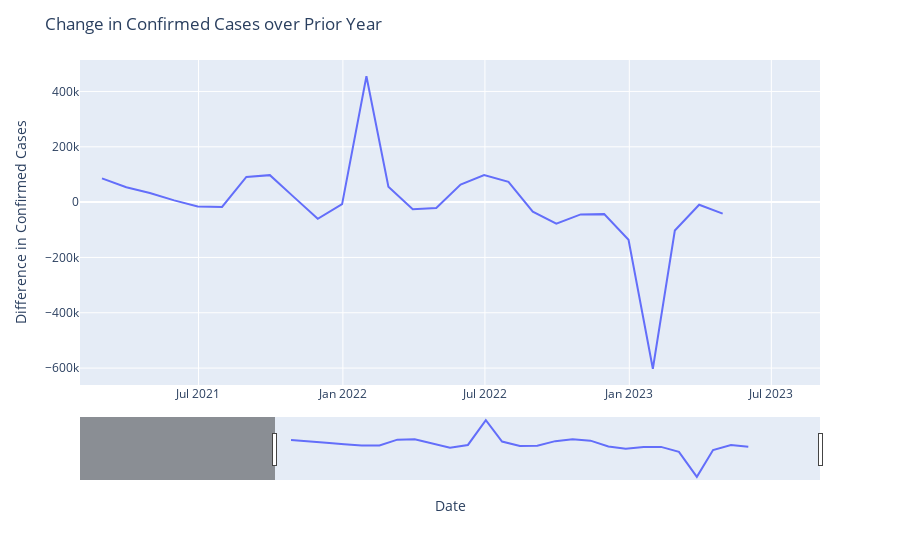

Here is the notebook cell this chart was saved with:
### Code cell
# Creating the seasonal difference again
monthly_mean["seasonal_difference"] = monthly_mean["new_confirmed"].diff(12)

# Plotting the seasonal difference
fig = px.line(monthly_mean, x=monthly_mean.index, y="seasonal_difference")

fig.update_layout(
    yaxis_title="Difference in Confirmed Cases", 
    xaxis_title="Date",
    title="Change in Confirmed Cases over Prior Year",
    xaxis_rangeslider_visible=True,
    xaxis_range=["2021-01-31", "2023-09-01"]
)

fig.show()

### Figure 1 — Plotly figure (JSON) as saved in the notebook; plotly's stock layout.template omitted (floating-point values rounded to 4 significant figures)
{"data": [{"hovertemplate": "date=%{x}<br>seasonal_difference=%{y}<extra></extra>", "legendgroup": "", "line": {"color": "#636efa", "dash": "solid"}, "marker": {"symbol": "circle"}, "mode": "lines", "name": "", "orientation": "v", "showlegend": false, "type": "scatter", "x": ["2020-02-29T00:00:00", "2020-03-31T00:00:00", "2020-04-30T00:00:00", "2020-05-31T00:00:00", "2020-06-30T00:00:00", "2020-07-31T00:00:00", "2020-08-31T00:00:00", "2020-09-30T00:00:00", "2020-10-31T00:00:00", "2020-11-30T00:00:00", "2020-12-31T00:00:00", "2021-01-31T00:00:00", "2021-02-28T00:00:00", "2021-03-31T00:00:00", "2021-04-30T00:00:00", "2021-05-31T00:00:00", "2021-06-30T00:00:00", "2021-07-31T00:00:00", "2021-08-31T00:00:00", "2021-09-30T00:00:00", "2021-10-31T00:00:00", "2021-11-30T00:00:00", "2021-12-31T00:00:00", "2022-01-31T00:00:00", "2022-02-28T00:00:00", "2022-03-31T00:00:00", "2022-04-30T00:00:00", "2022-05-31T00:00:00", "2022-06-30T00:00:00", "2022-07-31T00:00:00", "2022-08-31T00:00:00", "2022-09-30T00:00:00", "2022-10-31T00:00:00", "2022-11-30T00:00:00", "2022-12-31T00:00:00", "2023-01-31T00:00:00", "2023-02-28T00:00:00", "2023-03-31T00:00:00", "2023-04-30T00:00:00"], "xaxis": "x", "y": [null, null, null, null, null, null, null, null, null, null, null, null, 85720.0, 53700.0, 33180.0, 6188.0, -15580.0, -17360.0, 91120.0, 97480.0, 17130.0, -60540.0, -7621.0, 455000.0, 55440.0, -25540.0, -20905, 63440.0, 98050.0, 73100.0, -34750.0, -77720.0, -44520.0, -43440.0, -136200.0, -602400.0, -102800.0, -9517.0, -41820.0], "yaxis": "y"}], "layout": {"legend": {"tracegroupgap": 0}, "margin": {"t": 60}, "title": {"text": "Change in Confirmed Cases over Prior Year"}, "xaxis": {"anchor": "y", "domain": [0, 1], "range": ["2021-01-31", "2023-09-01"], "rangeslider": {"visible": true}, "title": {"text": "Date"}}, "yaxis": {"anchor": "x", "domain": [0, 1], "title": {"text": "Difference in Confirmed Cases"}}}}
